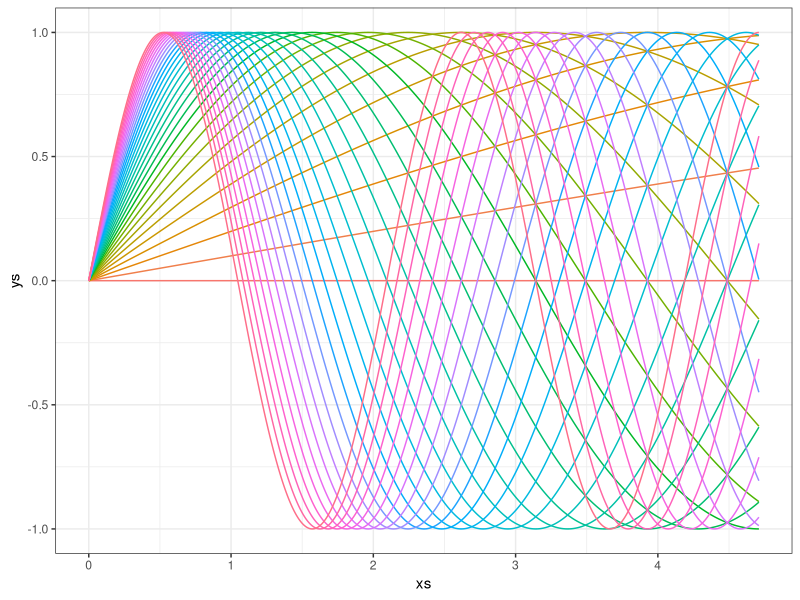

This chart was generated by the following R code:
## ---- chunk 1
library(tidyverse)
## ---- chunk 2

cool_function <- function(x, alpha) return(sin(alpha*x))

xs <- seq(0, pi*1.5, 0.005)

ys <- cool_function(xs, 1)

results <- data_frame(xs, ys, alpha = "1")

for (alpha in seq(0, 3, 0.1)) {
  results <- results %>% 
    bind_rows(
      data_frame(
      xs, 
      ys = cool_function(xs, alpha),
      alpha = as.character(alpha)
    ))
}


ggplot(results, 
       aes(x = xs, 
           y = ys, 
           color = alpha)) + 
  geom_line() + 
  theme_bw() + 
  theme(
    legend.position = "none")
